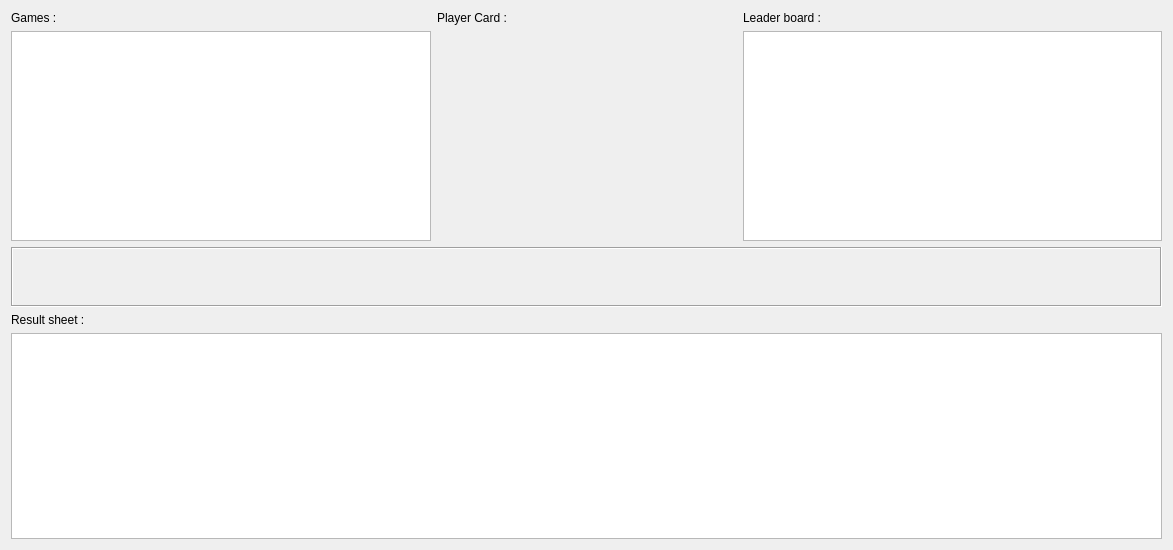
<?xml version="1.0" encoding="UTF-8"?>
<ui version="4.0">
 <class>PreviousWeekWidget</class>
 <widget class="QWidget" name="PreviousWeekWidget">
  <property name="geometry">
   <rect>
    <x>0</x>
    <y>0</y>
    <width>1173</width>
    <height>550</height>
   </rect>
  </property>
  <property name="windowTitle">
   <string>Form</string>
  </property>
  <layout class="QGridLayout" name="gridLayout">
   <item row="0" column="0">
    <layout class="QVBoxLayout" name="verticalLayout_3">
     <item>
      <widget class="QLabel" name="label">
       <property name="text">
        <string>Games :</string>
       </property>
      </widget>
     </item>
     <item>
      <widget class="QTableView" name="myGamesTableView"/>
     </item>
    </layout>
   </item>
   <item row="0" column="1">
    <layout class="QVBoxLayout" name="verticalLayout_4">
     <item>
      <widget class="QLabel" name="label_2">
       <property name="text">
        <string>Player Card :</string>
       </property>
      </widget>
     </item>
     <item>
      <widget class="PlayerProjectionWidget" name="myPlayerWidget" native="true">
       <property name="minimumSize">
        <size>
         <width>300</width>
         <height>210</height>
        </size>
       </property>
      </widget>
     </item>
    </layout>
   </item>
   <item row="0" column="2">
    <layout class="QVBoxLayout" name="verticalLayout">
     <item>
      <widget class="QLabel" name="label_4">
       <property name="text">
        <string>Leader board :</string>
       </property>
      </widget>
     </item>
     <item>
      <widget class="QTableView" name="myLeaderBaordTableView"/>
     </item>
    </layout>
   </item>
   <item row="1" column="0" colspan="3">
    <widget class="QFrame" name="frame">
     <property name="minimumSize">
      <size>
       <width>0</width>
       <height>60</height>
      </size>
     </property>
     <property name="maximumSize">
      <size>
       <width>16777215</width>
       <height>60</height>
      </size>
     </property>
     <property name="frameShape">
      <enum>QFrame::Box</enum>
     </property>
     <property name="frameShadow">
      <enum>QFrame::Sunken</enum>
     </property>
    </widget>
   </item>
   <item row="2" column="0" colspan="3">
    <layout class="QVBoxLayout" name="verticalLayout_2">
     <item>
      <widget class="QLabel" name="label_3">
       <property name="text">
        <string>Result sheet :</string>
       </property>
      </widget>
     </item>
     <item>
      <widget class="QTableView" name="myProjectionTableView"/>
     </item>
    </layout>
   </item>
  </layout>
 </widget>
 <customwidgets>
  <customwidget>
   <class>PlayerProjectionWidget</class>
   <extends>QWidget</extends>
   <header location="global">playerprojectionwidget.h</header>
   <container>1</container>
  </customwidget>
 </customwidgets>
 <resources/>
 <connections/>
</ui>
